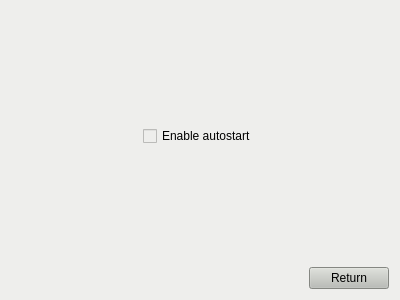
<?xml version="1.0" encoding="UTF-8"?>
<ui version="4.0">
 <class>Settings</class>
 <widget class="QWidget" name="Settings">
  <property name="geometry">
   <rect>
    <x>0</x>
    <y>0</y>
    <width>400</width>
    <height>300</height>
   </rect>
  </property>
  <property name="windowTitle">
   <string>Form</string>
  </property>
  <property name="styleSheet">
   <string notr="true">background-color: rgb(238, 238, 236);</string>
  </property>
  <layout class="QVBoxLayout" name="verticalLayout">
   <item>
    <spacer name="verticalSpacer_2">
     <property name="orientation">
      <enum>Qt::Vertical</enum>
     </property>
     <property name="sizeHint" stdset="0">
      <size>
       <width>20</width>
       <height>103</height>
      </size>
     </property>
    </spacer>
   </item>
   <item>
    <layout class="QHBoxLayout" name="horizontalLayout_2">
     <item>
      <spacer name="horizontalSpacer_2">
       <property name="orientation">
        <enum>Qt::Horizontal</enum>
       </property>
       <property name="sizeHint" stdset="0">
        <size>
         <width>40</width>
         <height>20</height>
        </size>
       </property>
      </spacer>
     </item>
     <item>
      <widget class="QCheckBox" name="chbxEnableAutostart">
       <property name="styleSheet">
        <string notr="true">color: rgb(0, 0, 0);</string>
       </property>
       <property name="text">
        <string>Enable autostart</string>
       </property>
      </widget>
     </item>
     <item>
      <spacer name="horizontalSpacer_3">
       <property name="orientation">
        <enum>Qt::Horizontal</enum>
       </property>
       <property name="sizeHint" stdset="0">
        <size>
         <width>40</width>
         <height>20</height>
        </size>
       </property>
      </spacer>
     </item>
    </layout>
   </item>
   <item>
    <spacer name="verticalSpacer">
     <property name="orientation">
      <enum>Qt::Vertical</enum>
     </property>
     <property name="sizeHint" stdset="0">
      <size>
       <width>20</width>
       <height>103</height>
      </size>
     </property>
    </spacer>
   </item>
   <item>
    <layout class="QHBoxLayout" name="horizontalLayout">
     <item>
      <spacer name="horizontalSpacer">
       <property name="orientation">
        <enum>Qt::Horizontal</enum>
       </property>
       <property name="sizeHint" stdset="0">
        <size>
         <width>40</width>
         <height>20</height>
        </size>
       </property>
      </spacer>
     </item>
     <item>
      <widget class="QPushButton" name="btnReturn">
       <property name="styleSheet">
        <string notr="true">color: rgb(0, 0, 0);
background-color: rgb(186, 189, 182);</string>
       </property>
       <property name="text">
        <string>Return</string>
       </property>
      </widget>
     </item>
    </layout>
   </item>
  </layout>
 </widget>
 <resources/>
 <connections/>
</ui>
